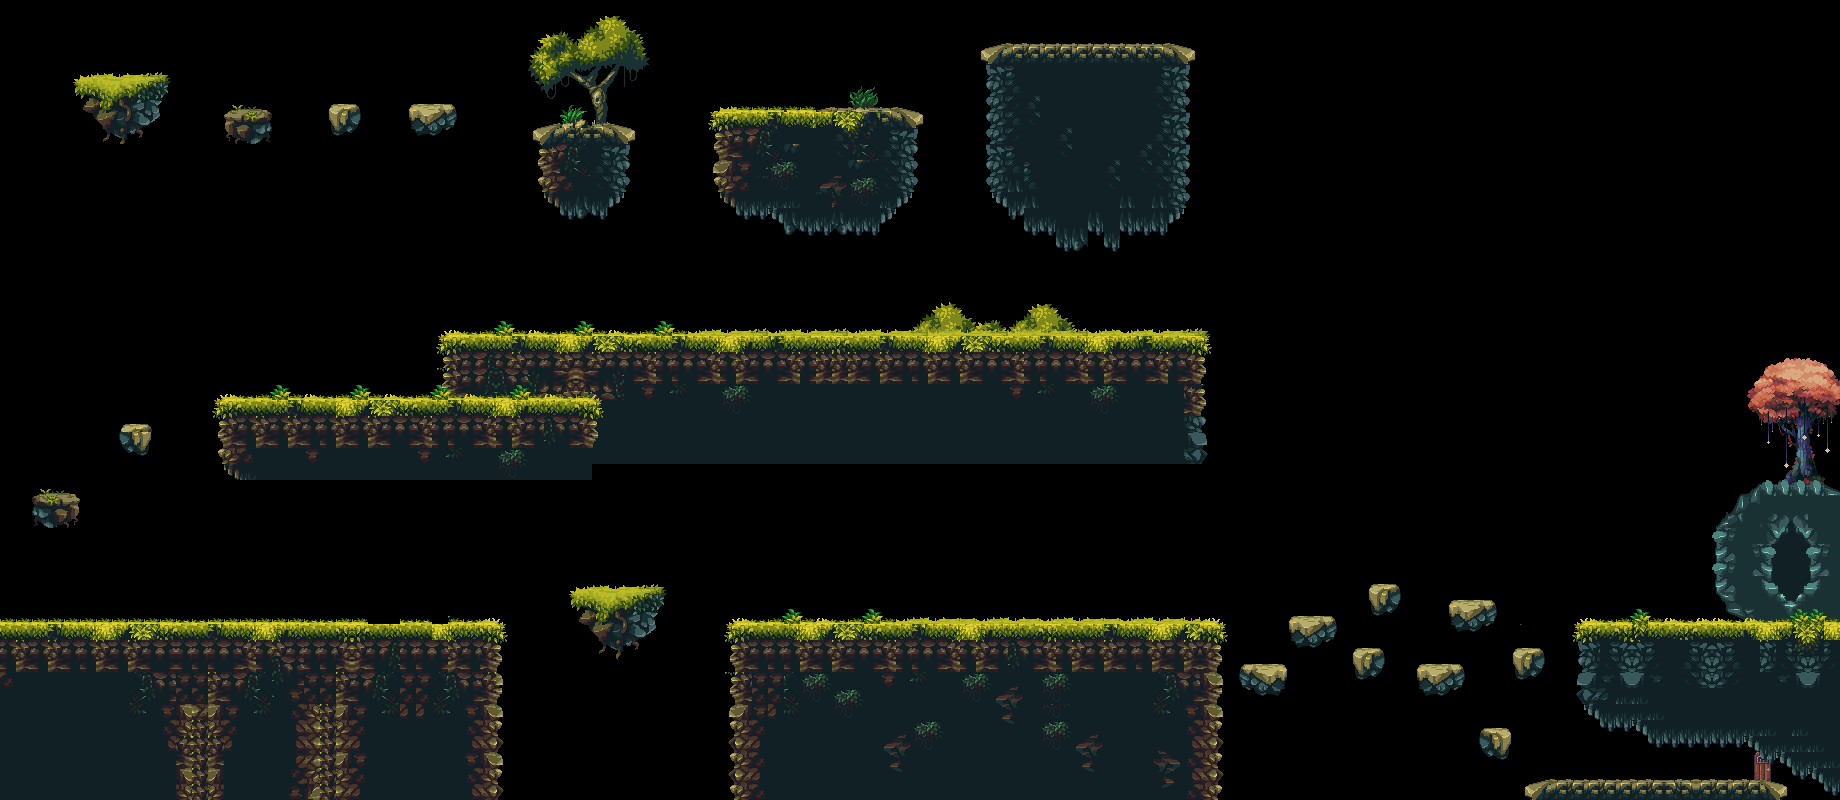

A level layout from a 2D game, rendered from its tile map. Below: a short description, then the map file with tile-grid data replaced by summaries:
An orthogonal 115x50 tile map with 16x16 px tiles, 5 tile layers (Finish-line, Spikes, design1, Background, ...).

<map version="1.10" tiledversion="1.10.2" orientation="orthogonal" renderorder="right-down" width="115" height="50" tilewidth="16" tileheight="16" infinite="0" nextlayerid="7" nextobjectid="1">
 <editorsettings>
  <export target="LevelOneMap.json" format="json" />
 </editorsettings>
 <tileset firstgid="1" name="TilesetForest" tilewidth="16" tileheight="16" tilecount="2340" columns="78">
  <image source="Tileset.png" width="1253" height="494" />
 </tileset>
 <layer id="5" name="Finish-line" width="115" height="50">
  <data>[5750 cells, 18 non-empty, 1 distinct tile ids]</data>
 </layer>
 <layer id="4" name="Spikes" width="115" height="50">
  <data>[5750 cells, 109 non-empty, 11 distinct tile ids]</data>
 </layer>
 <layer id="3" name="design1" width="115" height="50">
  <data>[5750 cells, 266 non-empty, 148 distinct tile ids]</data>
 </layer>
 <layer id="6" name="Background" width="115" height="50">
  <data>[5750 cells, 321 non-empty, 63 distinct tile ids]</data>
 </layer>
 <layer id="2" name="Foreground" width="115" height="50">
  <data>[5750 cells, 1711 non-empty, 232 distinct tile ids]</data>
 </layer>
</map>